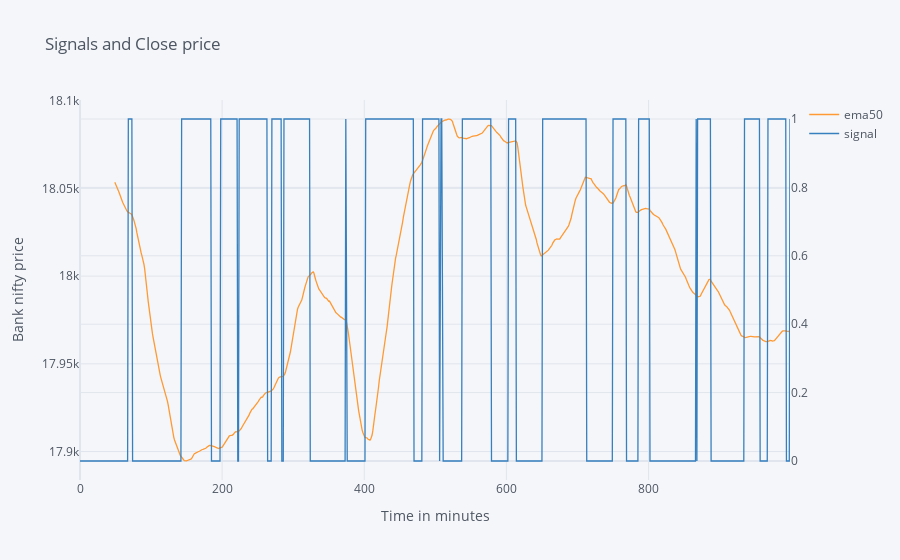

Here is the notebook cell this chart was saved with:
### Code cell
# df_temp[['close', 'ema8', 'ema20', 'signal']].iloc[:500].iplot(kind='line')
df_temp[['ema50', 'signal']].iplot(secondary_y='signal', title='Signals and Close price', xTitle='Time in minutes', 
                                   yTitle='Bank nifty price')
# df_temp[['ema8']].iplot(kind='line')
# df_temp[['ema20']].iplot(kind='line')

### Figure 1 — Plotly figure (JSON) as saved in the notebook; plotly's stock layout.template omitted (floating-point values rounded to 4 significant figures; data arrays with more than 128 entries replaced by an {"elided": "..."} marker saying what was removed)
{"data": [{"line": {"color": "rgba(255, 153, 51, 1.0)", "dash": "solid", "shape": "linear", "width": 1.3}, "mode": "lines", "name": "ema50", "text": "", "type": "scatter", "x": {"elided": "1000 int values"}, "y": {"elided": "1000 mixed values"}}, {"line": {"color": "rgba(55, 128, 191, 1.0)", "dash": "solid", "shape": "linear", "width": 1.3}, "mode": "lines", "name": "signal", "text": "", "type": "scatter", "x": {"elided": "1000 int values"}, "xaxis": "x", "y": {"elided": "1000 int values"}, "yaxis": "y2"}], "layout": {"legend": {"bgcolor": "#F5F6F9", "font": {"color": "#4D5663"}}, "paper_bgcolor": "#F5F6F9", "plot_bgcolor": "#F5F6F9", "title": {"font": {"color": "#4D5663"}, "text": "Signals and Close price"}, "xaxis": {"gridcolor": "#E1E5ED", "showgrid": true, "tickfont": {"color": "#4D5663"}, "title": {"font": {"color": "#4D5663"}, "text": "Time in minutes"}, "zerolinecolor": "#E1E5ED"}, "yaxis": {"gridcolor": "#E1E5ED", "showgrid": true, "tickfont": {"color": "#4D5663"}, "title": {"font": {"color": "#4D5663"}, "text": "Bank nifty price"}, "zerolinecolor": "#E1E5ED"}, "yaxis2": {"anchor": "x", "gridcolor": "#E1E5ED", "overlaying": "y", "showgrid": true, "side": "right", "tickfont": {"color": "#4D5663"}, "title": {"text": ""}, "zerolinecolor": "#E1E5ED"}}}
